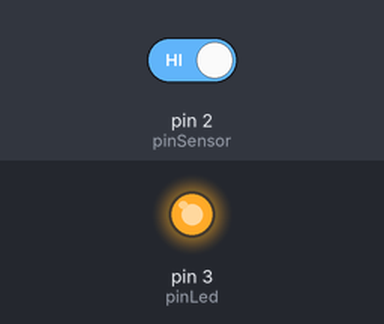
A sketch run on a simulated Arduino Uno, built with avr-gcc and run on an emulated ATmega328P. On the bench: output pins drawn as LEDs (lit = HIGH). Inputs (shaded band) come from the test bench; at power-on: pin 2 (pinSensor) HIGH. What the sketch prints to the serial monitor is not drawn.

Above: at 1.2 s.
1.3 s: pin 2 (pinSensor) driven LOW
At 2.1 s:
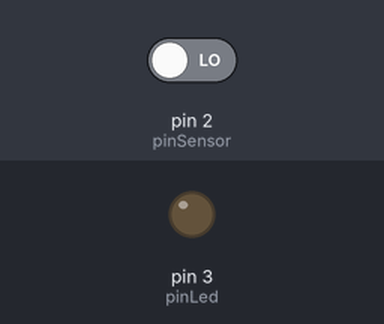
2.8 s: pin 2 (pinSensor) driven HIGH
At 3.3 s:
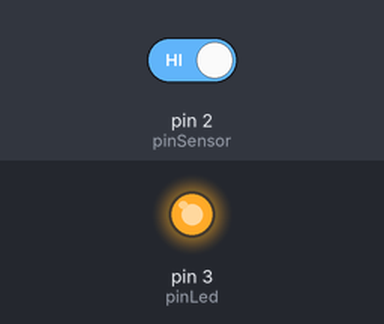
Timing chart, 0 to 5.8 s (numbered marks = the images above; inputs shaded):
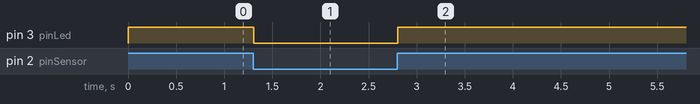

The sketch:

ej_03_entrada_salida_digital.ino
```cpp
// ej_03_entrada_salida_digital
// por sergiomoradiaz
// para Academia Sinestesia
// Programa Medios Interactivos 2023
// v0.0.3 septiembre 2023
// hecho con Arduino 2.1.0

// declarar variables
int pinSensor = 2;  // sensor en pin 2
int pinLed = 3;     // led en pin 3
int datoSensor;     // variable para leer datos del sensor
int datoLed;        // variable para escribir datos en led

void setup() {
  // configuracion
  pinMode(pinSensor, INPUT);  // sensor como entrada
  pinMode(pinLed, OUTPUT);    // led como salida
  Serial.begin(9600);         // iniciar comunicacion serial
}

void loop() {
  // comportamiento
  datoSensor = digitalRead(pinSensor);  // leer y almacenar datos
  Serial.println(datoSensor);           // ver datos en monitor

  // condicional
  if (datoSensor == 0) {            // si el dato recibido es 0
    digitalWrite(pinLed, LOW);      // apagar el led
  }
  else if (datoSensor == 1) {       // si el dato recibido es 1
    digitalWrite(pinLed, HIGH);     // encender el led
  }
}
```

Measured:
- after the input at 1.3 s, pin 3 (pinLed): HIGH → LOW at once
- after the input at 2.8 s, pin 3 (pinLed): LOW → HIGH at once
